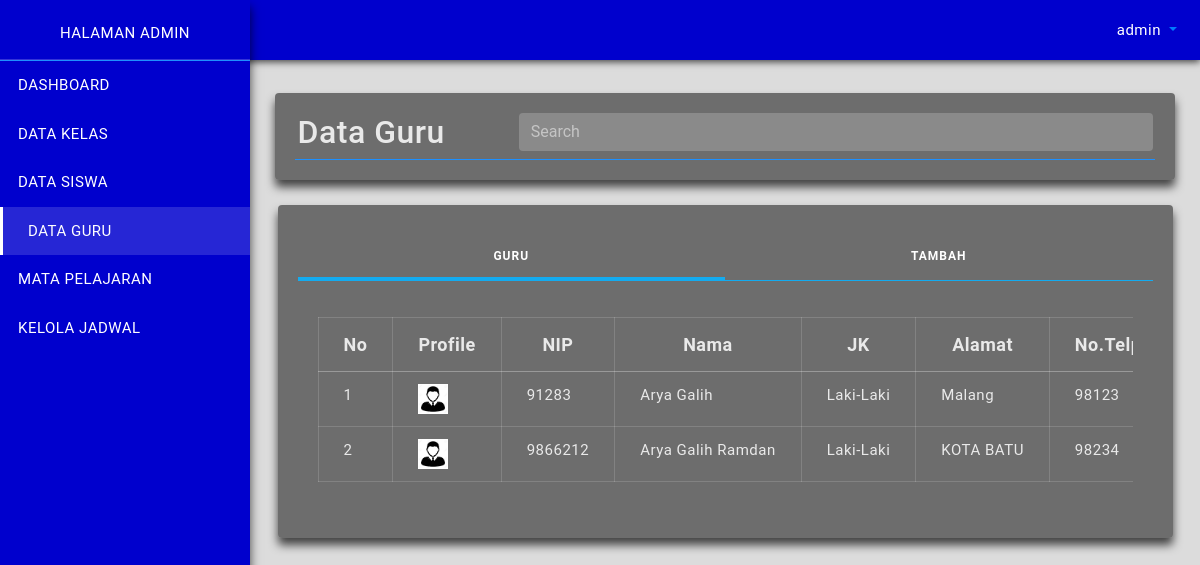
Screenshot of /admin/guru.php (signed in) with the database file from the repository.
### tables this page shows
CREATE TABLE `tb_guru` (
  `nip` bigint(15) NOT NULL,
  `nama` varchar(35) NOT NULL,
  `jk` varchar(15) NOT NULL,
  `alamat` text NOT NULL,
  `no_telpon` int(15) NOT NULL,
  `foto` varchar(255) NOT NULL
);

### admin/config.php (called while the page is built, shortened)
<?php
	$link = (isset($_SERVER['HTTPS']) && $_SERVER['HTTPS'] === 'on' ?
                "https" : "http") . "://" . $_SERVER['HTTP_HOST'] .  "/template-file/";
?>

### admin/guru.php (the view, shortened to what this page needs)
<?php
  require_once('partials/header.php');
  require_once('config.php');
 ?>
    <div class="content-wrapper">
        <div class="container-fluid"><br>
        	<div class="card">
        		<div class="card-body">
        			<div class="row">
        				<div class="col-md-3">
        					<h2><i class="zmdi zmdi-account-calendar"></i> Data Guru</h2>
        				</div>
        				<div class="col-md-9">
        					<form class="search-bar">
					         <input type="text" class="form-control" id="search-field" placeholder="Search" title="Type in a name">
					      </form>
        				</div>
        			</div>
        			<div class="dropdown-divider"></div>
        		</div>
        	</div>
            <div class="row">
				<div class="col">
                    <div class="card">
                        <div class="card-body">
                            <ul class="nav nav-tabs nav-tabs-primary top-icon nav-justified">
                                <li class="nav-item">
                                    <a href="javascript:void();" data-target="#guru" data-toggle="pill" class="nav-link active"><i class="icon-user"></i> <span class="hidden-xs">Guru</span></a>
                                </li>
                                <li class="nav-item">
                                    <a href="javascript:void();" data-target="#tambah" data-toggle="pill" class="nav-link"><i class="zmdi zmdi-account-add"></i> <span class="hidden-xs">Tambah</span></a>
                                </li>
                            </ul>
                            <div class="tab-content">
                                <div class="tab-pane active" id="guru">
                                    <div class="card-body">
						              	<div class="table-responsive">
						               		<table class="table table-content" id="tables">
						                  		<thead align="center">
							                    	<tr>
							                      		<th style="width: 5px;">No</th>
							                      		<th>Profile</th>
							                      		<th>NIP</th>
							                      		<th>Nama</th>
							                      		<th>JK</th>
							                      		<th>Alamat</th>
							                      		<th>No.Telpon</th>
							                    	</tr>
							                  	</thead>
						                  		<tbody>
						                  			<?php
														$sql = "SELECT * FROM tb_guru";
														$query= mysqli_query($conn, $sql);
														$n = 1;
														while($guru = mysqli_fetch_array($query)){
															echo "<tr>";
															echo "<td>".$n++."</td>";
															if($guru ['foto'] == ''){
																echo "<td><img style='witdh: 30px; height: 30px;' src='".$link."/assets/images/fotoguru/user.jpg'/></td>";
															}else{
																echo "<td><img style='witdh: 30px; height: 30px;' src='".$link."/assets/images/fotoguru/".$guru['foto']."'/></td>";
															}
															echo "<td>".$guru['nip']. "</td>";
															echo "<td>".$guru['nama']. "</td>";
															echo "<td>".$guru['jk']. "</td>";
															echo "<td>".$guru['alamat']. "</td>";
															echo "<td>".$guru['no_telpon']. "</td>";
														 	echo "</tr>";
														 }
													?>
						                  		</tbody>
						               		</table>
						              	</div>
						            </div>
                                </div>
                            </div>
                        </div>
                    </div>
                </div>
            </div>
        </div>
    </div>
	</div>
<?php
  require_once('partials/footer.php');
 ?>

### admin/partials/header.php (shortened to what this page needs)
    <?php
    include "../app/config.php";
?>
<!DOCTYPE html>
<html lang="en">
<head>
    <link href="../assets/plugins/simplebar/css/simplebar.css" rel="stylesheet"/>
    <link href="../assets/css/bootstrap.min.css" rel="stylesheet"/>
    <link href="../assets/css/animate.css" rel="stylesheet" type="text/css"/>
    <link href="../assets/css/icons.css" rel="stylesheet" type="text/css"/>
    <link href="../assets/css/sidebar.css" rel="stylesheet"/>
    <link href="../assets/css/appstyle.css" rel="stylesheet"/>
</head>
<body>
    <header class="topbar">
        <nav class="navbar navbar-expand fixed-top">
            <ul class="navbar-nav mr-auto align-items-center">
                <a class="nav-link toggle-menu">
                </a>
            </ul>
            <ul class="navbar-nav align-items-center right-nav-link">
                <li class="nav-item">
                    <a class="nav-link dropdown-toggle" data-toggle="dropdown" href="#">
                        <span><i class="icon-user" name="nama"></i>  &nbsp;<?php echo $_SESSION['username']; ?></span>
                    </a>
                </li>
            </ul>
        </nav>
    </header>
    <div id="wrapper">
        <div id="sidebar-wrapper" data-simplebar="" data-simplebar-auto-hide="true">
            <div class="menu">
                <a>
                    <p class="text-menu">HALAMAN ADMIN</p>
                </a>
            </div>
            <div class="dropdown-divider"></div>
            <ul class="sidebar-menu do-nicescrol">
                <li>
                    <a href=".">
                        <i class="zmdi zmdi-home"></i> <span>DASHBOARD</span>
                    </a>
                </li>
                <li>
                    <a href="kelas.php">
                        <i class="zmdi zmdi-format-list-bulleted"></i> <span>DATA KELAS</span>
                    </a>
                </li>
                 <li>
                    <a href="siswa.php">
                        <i class="zmdi zmdi-account-calendar"></i> <span>DATA SISWA</span>
                    </a>
                </li>
                <li>
                    <a href="guru.php">
                        <i class="zmdi zmdi-account-calendar"></i> <span>DATA GURU</span>
                    </a>
                </li>
                <li>
                    <a href="matpel.php">
                        <i class="zmdi zmdi-book"></i> <span>MATA PELAJARAN</span>
                    </a>
                </li>
                <li>
                    <a href="#" data-toggle="collapse" data-target="#shapejadwal" aria-expanded="true" aria-control="#shapejadwal">
                        <i class="zmdi zmdi-assignment"></i> <span>KELOLA JADWAL</span>
                    </a>
                </li>
            </ul>
        </div>

### admin/partials/footer.php (shortened to what this page needs)
</body>
</html>

### assets/css/sidebar.css (style rules this page uses)
.sidebar-menu { list-style: none; margin: 0; padding: 0; background-color: transparent; }
.sidebar-menu>li { position: relative; margin: 0 padding: 0; }
.sidebar-menu>li>a { padding: 13px 5px 13px 15px; display: block; border-left: 3px solid transparent; color: rgba(255, 255, 255, 0.65); font-size: 15px; }
.sidebar-menu>li:hover>a, .sidebar-menu>li.active>a { color: #ffffff; background: rgba(255, 255, 255, 0.15); border-left-color: #ffffff; padding-left: 25px; transition: 0.3s; }
.sidebar-menu a { color: #b8c7ce; text-decoration: none; }

### assets/css/appstyle.css (style rules this page uses)
body { background-color: #DCDCDC; font-family: 'Roboto', sans-serif; font-size: 15px; color: rgba(255,255,255,.85); letter-spacing: 0.5px; }
::placeholder { color: #fff !important; opacity: .5 !important; }
a span { color: white; }
.row { margin-right: -12.5px; margin-left: -12.5px; }
#wrapper { width:100%; position: relative; }
#sidebar-wrapper { background-color: rgb(0, 0, 205); position: fixed; top: 0px; left: 0px; z-index: 1000; overflow: hidden; width: 250px; height: 100%; -webkit-transition: all 0.3s ease; -moz-transition: all 0.3s ease; -o-transition: all 0.3s ease; transition: all 0.3s ease; box-shadow: 0 7px 10px rgba(0, 0, 0, 0.7); }
.content-wrapper { margin-left: 250px; padding-top: 70px; padding-left: 10px; padding-right: 10px; padding-bottom: 70px; overflow-x: hidden; -webkit-transition: all 0.3s ease; -moz-transition: all 0.3s ease; -o-transition: all 0.3s ease; transition: all 0.3s ease; }
.topbar .navbar { padding: 0px 15px; z-index: 999; height: 60px; background-color: rgba(0,0, 205); -webkit-box-shadow: 0 3px 10px rgba(0, 0, 205); box-shadow: 0 2px 7px rgba(0, 0, 0, 0.7); }
.dropdown-divider { margin: 0; border-top: 1px solid rgb(30, 144, 255); }
.menu { width: 100%; height: 60px; line-height: 60px; text-align: center; border-bottom: 1px solid rgba(255, 255, 255, 0.2) }
.text-menu { color: #ffffff; font-size: 15px; display: inline-block; text-transform: uppercase; position: relative; top: 3px; font-weight: 400; text-align: center; line-height:50px; }
.card { margin-bottom: 25px; border: none; background-color: rgba(0,0,0,0.5); box-shadow: 0 7px 10px rgba(0, 0, 0, 0.7); }
.form-control { border: 0px solid #e5eaef; background-color: rgba(255, 255, 255, 0.2); color: #fff !important; }
.card .table td, .card .table th { padding-right: 25px; padding-left: 25px; }
.table { width: 100%; color: rgba(255,255,255,.85); }
.table thead th { font-size: 18px; padding-top: 13px; padding-bottom: 13px; border-bottom: 1px solid rgba(255, 255, 255, 0.3) }
.table-responsive { white-space:nowrap; }
.table-responsive td, .table-responsive th { border: 1px solid rgba(255, 255, 255, 0.15); }
.nav-tabs .nav-link { color: #ffffff; font-size: 12px; text-align: center; letter-spacing: 1px; font-weight: 600; margin: 0px; margin-bottom: 0; padding: 12px 20px; text-transform: uppercase; border: 0px solid transparent; border-top-left-radius: .25rem; border-top-right-radius: .25rem; }
.nav-tabs .nav-link i { margin-right: 2px; font-weight: 600; }
.top-icon.nav-tabs .nav-link i { margin: 0px; font-weight: 500; display: block; font-size: 20px; padding: 5px 0; }
.nav-tabs-primary.nav-tabs { border-bottom: 1px solid #14abef; }
.nav-tabs-primary .nav-link.active, .nav-tabs-primary .nav-item.show>.nav-link { color: #14abef; background-color: transparent; border-color: #14abef #14abef #fff; border-bottom: 4px solid #14abef; }
.card .tab-content { padding: 1rem 0 0 0; }

### rows the page displays
tb_guru: nip "91283", nama "Arya Galih", jk "Laki-Laki", alamat "Malang", no_telpon "98123"
tb_guru: nip "9866212", nama "Arya Galih Ramdan", jk "Laki-Laki", alamat "KOTA BATU", no_telpon "98234"

### other values shown
$_SESSION['username'] "admin"
